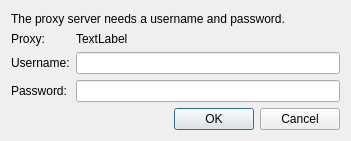
<?xml version="1.0" encoding="UTF-8"?>
<ui version="4.0">
 <class>OCC::ProxyAuthDialog</class>
 <widget class="QDialog" name="OCC::ProxyAuthDialog">
  <property name="geometry">
   <rect>
    <x>0</x>
    <y>0</y>
    <width>351</width>
    <height>141</height>
   </rect>
  </property>
  <property name="sizePolicy">
   <sizepolicy hsizetype="Preferred" vsizetype="Fixed">
    <horstretch>0</horstretch>
    <verstretch>0</verstretch>
   </sizepolicy>
  </property>
  <property name="windowTitle">
   <string>Proxy authentication required</string>
  </property>
  <layout class="QGridLayout" name="gridLayout">
   <item row="3" column="0">
    <widget class="QLabel" name="label_2">
     <property name="text">
      <string>Username:</string>
     </property>
    </widget>
   </item>
   <item row="3" column="1">
    <widget class="QLineEdit" name="usernameEdit"/>
   </item>
   <item row="2" column="0">
    <widget class="QLabel" name="label_4">
     <property name="text">
      <string>Proxy:</string>
     </property>
    </widget>
   </item>
   <item row="0" column="0" colspan="2">
    <widget class="QLabel" name="label">
     <property name="text">
      <string>The proxy server needs a username and password.</string>
     </property>
    </widget>
   </item>
   <item row="4" column="0">
    <widget class="QLabel" name="label_3">
     <property name="text">
      <string>Password:</string>
     </property>
    </widget>
   </item>
   <item row="4" column="1">
    <widget class="QLineEdit" name="passwordEdit">
     <property name="echoMode">
      <enum>QLineEdit::Password</enum>
     </property>
    </widget>
   </item>
   <item row="5" column="0" colspan="2">
    <widget class="QDialogButtonBox" name="buttonBox">
     <property name="orientation">
      <enum>Qt::Horizontal</enum>
     </property>
     <property name="standardButtons">
      <set>QDialogButtonBox::Cancel|QDialogButtonBox::Ok</set>
     </property>
    </widget>
   </item>
   <item row="2" column="1">
    <widget class="QLabel" name="proxyAddress">
     <property name="text">
      <string notr="true">TextLabel</string>
     </property>
     <property name="textFormat">
      <enum>Qt::PlainText</enum>
     </property>
    </widget>
   </item>
  </layout>
 </widget>
 <resources/>
 <connections>
  <connection>
   <sender>buttonBox</sender>
   <signal>accepted()</signal>
   <receiver>OCC::ProxyAuthDialog</receiver>
   <slot>accept()</slot>
   <hints>
    <hint type="sourcelabel">
     <x>248</x>
     <y>254</y>
    </hint>
    <hint type="destinationlabel">
     <x>157</x>
     <y>274</y>
    </hint>
   </hints>
  </connection>
  <connection>
   <sender>buttonBox</sender>
   <signal>rejected()</signal>
   <receiver>OCC::ProxyAuthDialog</receiver>
   <slot>reject()</slot>
   <hints>
    <hint type="sourcelabel">
     <x>316</x>
     <y>260</y>
    </hint>
    <hint type="destinationlabel">
     <x>286</x>
     <y>274</y>
    </hint>
   </hints>
  </connection>
 </connections>
</ui>
